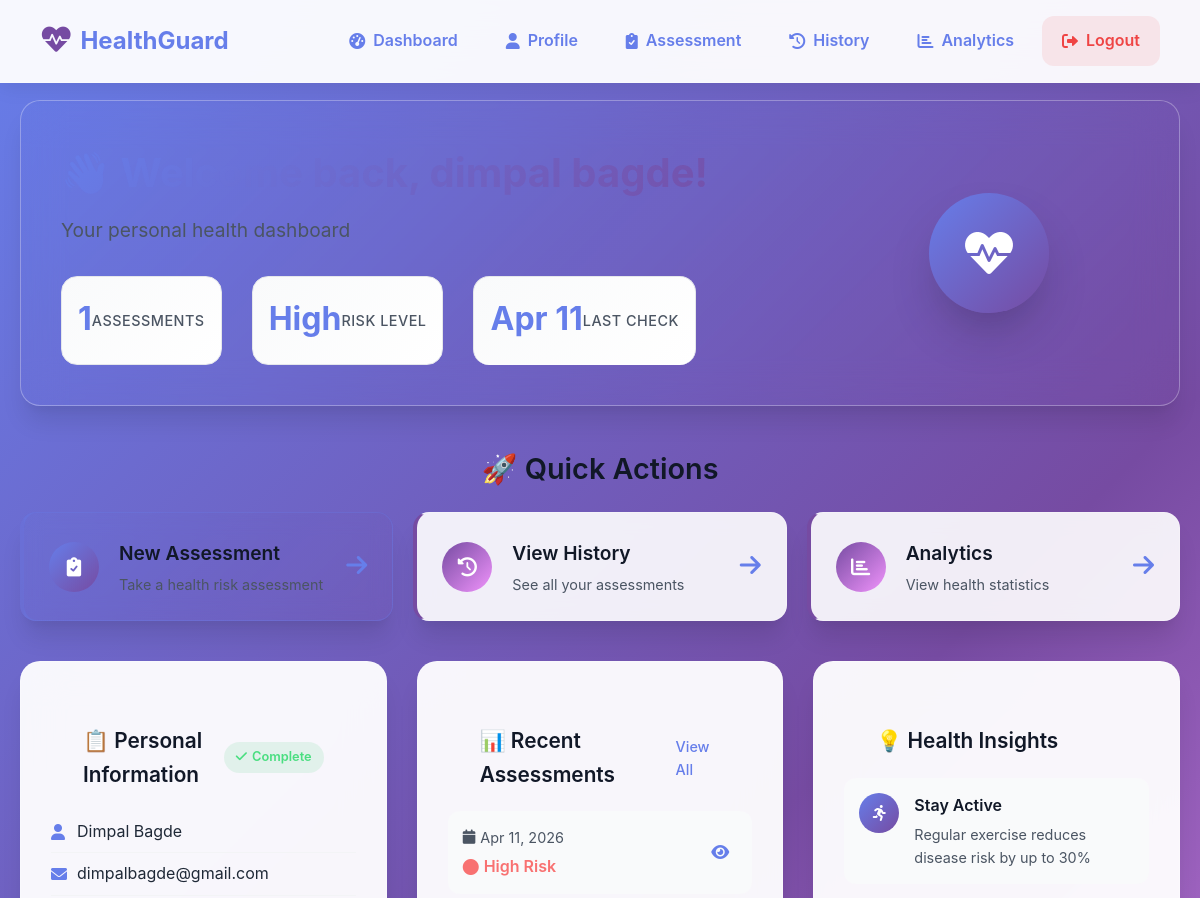
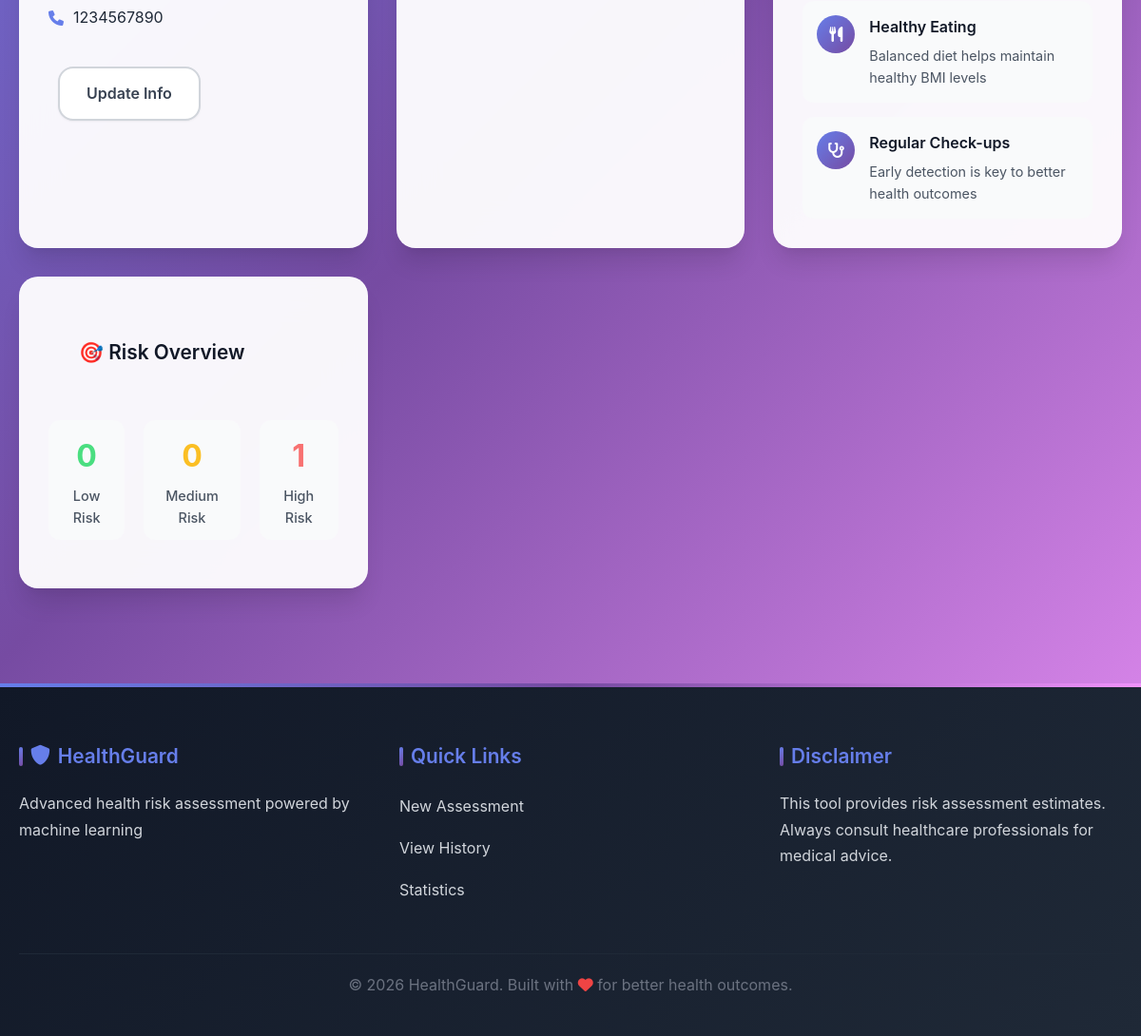
The page /dashboard (signed in) on the database its author committed (2 pictures, top to bottom).
### app.py (models this page shows)
class Assessment(db.Model):
    id = db.Column(db.Integer, primary_key=True)
    user_id = db.Column(db.Integer, db.ForeignKey('user.id'), nullable=False)
    age = db.Column(db.Integer)
    height = db.Column(db.Float)
    weight = db.Column(db.Float)
    bmi = db.Column(db.Float)
    blood_type = db.Column(db.String(10))
    smoking_status = db.Column(db.String(20))
    exercise_frequency = db.Column(db.String(50))
    family_history = db.Column(db.Text)
    medical_conditions = db.Column(db.Text)
    medications = db.Column(db.Text)
    symptoms = db.Column(db.Text)
    risk_level = db.Column(db.String(20))
    risk_factors = db.Column(db.Text)  # JSON string
    recommendations = db.Column(db.Text)  # JSON string
    created_at = db.Column(db.DateTime, default=datetime.utcnow)

class PersonalInfo(db.Model):
    id = db.Column(db.Integer, primary_key=True)
    user_id = db.Column(db.Integer, db.ForeignKey('user.id'), nullable=False)
    first_name = db.Column(db.String(100))
    last_name = db.Column(db.String(100))
    phone = db.Column(db.String(20))
    address = db.Column(db.Text)
    date_of_birth = db.Column(db.Date)
    gender = db.Column(db.String(20))
    emergency_contact = db.Column(db.String(100))
    emergency_phone = db.Column(db.String(20))
    created_at = db.Column(db.DateTime, default=datetime.utcnow)
    updated_at = db.Column(db.DateTime, default=datetime.utcnow, onupdate=datetime.utcnow)

class User(UserMixin, db.Model):
    id = db.Column(db.Integer, primary_key=True)
    username = db.Column(db.String(150), unique=True, nullable=False)
    email = db.Column(db.String(150), unique=True, nullable=False)
    password_hash = db.Column(db.String(128), nullable=False)
    created_at = db.Column(db.DateTime, default=datetime.utcnow)
    personal_info = db.relationship('PersonalInfo', backref='user', uselist=False)
    assessments = db.relationship('Assessment', backref='user', lazy=True)

### app.py (the view)
@app.route('/dashboard')
@login_required
def dashboard():
    personal_info = PersonalInfo.query.filter_by(user_id=current_user.id).first()
    recent_assessments = Assessment.query.filter_by(user_id=current_user.id).order_by(Assessment.created_at.desc()).limit(5).all()
    return render_template('dashboard.html', personal_info=personal_info, assessments=recent_assessments)

### app.py (called while the page is built)
@app.context_processor
def inject_personal_info():
    if current_user.is_authenticated:
        personal_info = PersonalInfo.query.filter_by(user_id=current_user.id).first()
        return {'personal_info': personal_info}
    return {}

@login_manager.user_loader
def load_user(user_id):
    return User.query.get(int(user_id))

### templates/dashboard.html (shortened to what this page needs)
{% extends "base.html" %}
{% block content %}
<div class="dashboard-container">
    <div class="welcome-section">
        <div class="welcome-content">
            <h1>👋 Welcome back, {{ current_user.username }}!</h1>
            <p>Your personal health dashboard</p>
            <div class="welcome-stats">
                <div class="stat-item">
                    <span class="stat-number">{{ assessments|length }}</span>
                    <span class="stat-label">Assessments</span>
                </div>
                <div class="stat-item">
                    <span class="stat-number">
                        {% if assessments %}
                            {% set risk_counts = {'Low': 0, 'Medium': 0, 'High': 0} %}
                            {% for assessment in assessments %}
                                {% if assessment.risk_level in risk_counts %}
                                    {% set _ = risk_counts.update({assessment.risk_level: risk_counts[assessment.risk_level] + 1}) %}
                                {% endif %}
                            {% endfor %}
                            {% set max_risk = risk_counts.items() | sort(attribute='1', reverse=True) | first %}
                            {{ max_risk[0] }}
                        {% else %}
                            N/A
                        {% endif %}
                    </span>
                    <span class="stat-label">Risk Level</span>
                </div>
                <div class="stat-item">
                    <span class="stat-number">
                        {% if assessments %}
                            {{ (assessments|last).created_at.strftime('%b %d') }}
                        {% else %}
                            Never
                        {% endif %}
                    </span>
                    <span class="stat-label">Last Check</span>
                </div>
            </div>
        </div>
        <div class="welcome-illustration">
            <div class="illustration">
                <i class="fas fa-heartbeat"></i>
            </div>
        </div>
    </div>
    <div class="quick-actions">
        <h2>🚀 Quick Actions</h2>
        <div class="action-grid">
            {% if not personal_info %}
                <a href="{{ url_for('personal_info') }}" class="action-card primary">
                    <div class="action-icon">
                        <i class="fas fa-user-plus"></i>
                    </div>
                    <div class="action-content">
                        <h3>Complete Profile</h3>
                        <p>Add your personal information</p>
                    </div>
                    <div class="action-arrow">
                        <i class="fas fa-arrow-right"></i>
                    </div>
                </a>
            {% else %}
                <a href="{{ url_for('assessment') }}" class="action-card primary">
                    <div class="action-icon">
                        <i class="fas fa-clipboard-check"></i>
                    </div>
                    <div class="action-content">
                        <h3>New Assessment</h3>
                        <p>Take a health risk assessment</p>
                    </div>
                    <div class="action-arrow">
                        <i class="fas fa-arrow-right"></i>
                    </div>
                </a>
            {% endif %}
            <a href="{{ url_for('history') }}" class="action-card secondary">
                <div class="action-icon">
                    <i class="fas fa-history"></i>
                </div>
                <div class="action-content">
                    <h3>View History</h3>
                    <p>See all your assessments</p>
                </div>
                <div class="action-arrow">
                    <i class="fas fa-arrow-right"></i>
                </div>
            </a>
            <a href="{{ url_for('statistics') }}" class="action-card secondary">
                <div class="action-icon">
                    <i class="fas fa-chart-bar"></i>
                </div>
                <div class="action-content">
                    <h3>Analytics</h3>
                    <p>View health statistics</p>
                </div>
                <div class="action-arrow">
                    <i class="fas fa-arrow-right"></i>
                </div>
            </a>
        </div>
    </div>
    <div class="dashboard-grid">
        <div class="dashboard-card">
            <div class="card-header">
                <h3>📋 Personal Information</h3>
                <div class="card-status">
                    {% if personal_info %}
                        <span class="status-badge complete">
                            <i class="fas fa-check"></i> Complete
                        </span>
                    {% else %}
                        <span class="status-badge incomplete">
                            <i class="fas fa-exclamation-triangle"></i> Incomplete
                        </span>
                    {% endif %}
                </div>
            </div>
            {% if personal_info %}
                <div class="personal-info">
                    <div class="info-item">
                        <i class="fas fa-user"></i>
                        <span>{{ personal_info.first_name }} {{ personal_info.last_name }}</span>
                    </div>
                    <div class="info-item">
                        <i class="fas fa-envelope"></i>
                        <span>{{ current_user.email }}</span>
                    </div>
                    {% if personal_info.phone %}
                        <div class="info-item">
                            <i class="fas fa-phone"></i>
                            <span>{{ personal_info.phone }}</span>
                        </div>
                    {% endif %}
                </div>
                <a href="{{ url_for('personal_info') }}" class="btn btn-secondary">Update Info</a>
            {% else %}
                <p class="card-description">Complete your personal information to unlock all features and get personalized health insights.</p>
                <a href="{{ url_for('personal_info') }}" class="btn btn-primary">Complete Now</a>
            {% endif %}
        </div>
        <div class="dashboard-card">
            <div class="card-header">
                <h3>📊 Recent Assessments</h3>
                <a href="{{ url_for('history') }}" class="card-link">View All</a>
            </div>
            {% if assessments %}
                <div class="assessment-list">
                    {% for assessment in assessments[:3] %}
                        <div class="assessment-item">
                            <div class="assessment-info">
                                <div class="assessment-date">
                                    <i class="fas fa-calendar"></i>
                                    {{ assessment.created_at.strftime('%b %d, %Y') }}
                                </div>
                                <div class="assessment-risk risk-{{ assessment.risk_level.lower() }}">
                                    <i class="fas fa-circle"></i>
                                    {{ assessment.risk_level }} Risk
                                </div>
                            </div>
                            <a href="{{ url_for('assessment_result', assessment_id=assessment.id) }}" class="assessment-link">
                                <i class="fas fa-eye"></i>
                            </a>
                        </div>
                    {% endfor %}
                </div>
            {% endif %}
        </div>
        <div class="dashboard-card">
            <div class="card-header">
                <h3>💡 Health Insights</h3>
            </div>
            <div class="insights-list">
                <div class="insight-item">
                    <div class="insight-icon">
                        <i class="fas fa-running"></i>
                    </div>
                    <div class="insight-content">
                        <h4>Stay Active</h4>
                        <p>Regular exercise reduces disease risk by up to 30%</p>
                    </div>
                </div>
                <div class="insight-item">
                    <div class="insight-icon">
                        <i class="fas fa-utensils"></i>
                    </div>
                    <div class="insight-content">
                        <h4>Healthy Eating</h4>
                        <p>Balanced diet helps maintain healthy BMI levels</p>
                    </div>
                </div>
                <div class="insight-item">
                    <div class="insight-icon">
                        <i class="fas fa-stethoscope"></i>
                    </div>
                    <div class="insight-content">
                        <h4>Regular Check-ups</h4>
                        <p>Early detection is key to better health outcomes</p>
                    </div>
                </div>
            </div>
        </div>
        {% if assessments %}
        <div class="dashboard-card">
            <div class="card-header">
                <h3>🎯 Risk Overview</h3>
            </div>
            <div class="risk-overview">
                {% set risk_counts = {'Low': 0, 'Medium': 0, 'High': 0} %}
                {% for assessment in assessments %}
                    {% if assessment.risk_level in risk_counts %}
                        {% set _ = risk_counts.update({assessment.risk_level: risk_counts[assessment.risk_level] + 1}) %}
                    {% endif %}
                {% endfor %}
                <div class="risk-stats">
                    <div class="risk-stat">
                        <div class="risk-number low">{{ risk_counts['Low'] }}</div>
                        <div class="risk-label">Low Risk</div>
                    </div>
                    <div class="risk-stat">
                        <div class="risk-number medium">{{ risk_counts['Medium'] }}</div>
                        <div class="risk-label">Medium Risk</div>
                    </div>
                    <div class="risk-stat">
                        <div class="risk-number high">{{ risk_counts['High'] }}</div>
                        <div class="risk-label">High Risk</div>
                    </div>
                </div>
            </div>
        </div>
        {% endif %}
    </div>
</div>
{% endblock %}

### templates/base.html (shortened to what this page needs)
<!DOCTYPE html>
<html lang="en">
<head>
<link href="https://cdnjs.cloudflare.com/ajax/libs/font-awesome/6.0.0/css/all.min.css" rel="stylesheet">
<link rel="stylesheet" href="{{ url_for('static', filename='css/enhanced_styles.css') }}">
</head>
<body>
<div class="navbar">
    <div class="container">
        <h2><i class="fas fa-heartbeat"></i> HealthGuard</h2>
        <div class="nav-links">
            {% if current_user.is_authenticated %}
                <a href="{{ url_for('dashboard') }}">
                    <i class="fas fa-tachometer-alt"></i> Dashboard
                </a>
                <a href="{{ url_for('personal_info') }}">
                    <i class="fas fa-user"></i> Profile
                </a>
                {% if personal_info %}
                <a href="{{ url_for('assessment') }}">
                    <i class="fas fa-clipboard-check"></i> Assessment
                </a>
                {% endif %}
                <a href="{{ url_for('history') }}">
                    <i class="fas fa-history"></i> History
                </a>
                <a href="{{ url_for('statistics') }}">
                    <i class="fas fa-chart-bar"></i> Analytics
                </a>
                <a href="{{ url_for('logout') }}" class="logout">
                    <i class="fas fa-sign-out-alt"></i> Logout
                </a>
            {% else %}
                <a href="{{ url_for('login') }}">Login</a>
                <a href="{{ url_for('register') }}">Register</a>
            {% endif %}
        </div>
    </div>
</div>
<main class="main-content">
    {% block content %}{% endblock %}
</main>
<footer class="footer">
    <div class="footer-content">
        <div class="footer-section">
            <h4><i class="fas fa-shield-alt"></i> HealthGuard</h4>
            <p>Advanced health risk assessment powered by machine learning</p>
        </div>
        <div class="footer-section">
            <h4>Quick Links</h4>
            <a href="{{ url_for('assessment') }}">New Assessment</a>
            <a href="{{ url_for('history') }}">View History</a>
            <a href="{{ url_for('statistics') }}">Statistics</a>
        </div>
        <div class="footer-section">
            <h4>Disclaimer</h4>
            <p>This tool provides risk assessment estimates. Always consult healthcare professionals for medical advice.</p>
        </div>
    </div>
    <div class="footer-bottom">
        <p>&copy; 2026 HealthGuard. Built with <i class="fas fa-heart text-red"></i> for better health outcomes.</p>
    </div>
</footer>
</body>
</html>

### rows shown on the page
Assessment: risk_level "High", created_at "Apr 11", created_at "Apr 11, 2026"
PersonalInfo: first_name "Dimpal", last_name "Bagde", phone "1234567890"
User: email "dimpalbagde@gmail.com"

### other values the page prints
{{ assessments|length }} "1"
{{ risk_counts['Low'] }} "0"
{{ risk_counts['Medium'] }} "0"
{{ risk_counts['High'] }} "1"
